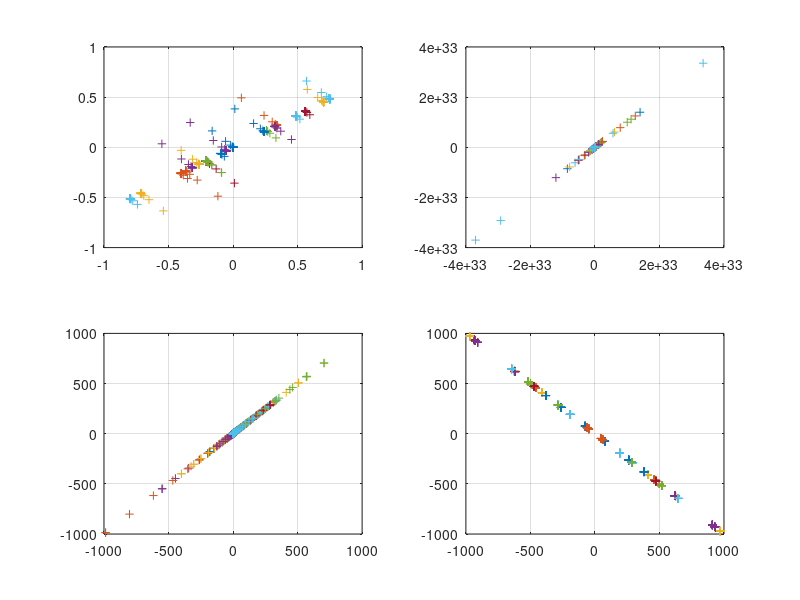

Reproduce this figure in MATLAB.
clear
m=628;
A=[3/4,7/18;1/4,11/18];
A(:,:,2)=[m,6-m;m-2,8-m];
A(:,:,3)=[m,1/4-m;m-3/4,1-m];
A(:,:,4)=[m-1,m;1-m,-m];
for i=1:4
eig(A(:,:,i))
[P,D]=eig(A(:,:,i))
X=P(1:2,1:1)
Y=P(1:2,2:2)
    for j=1:20
        x=[2*rand-1;2*rand-1];
        t=[];
        for k=1:40
            x=A(:,:,i)*x;
            t(k,1:2)=x;
        end
        t
        subplot(2,2,i)
        plot(t(1:40,1),t(1:40,2),'+')
        grid on
        hold on
    end
end